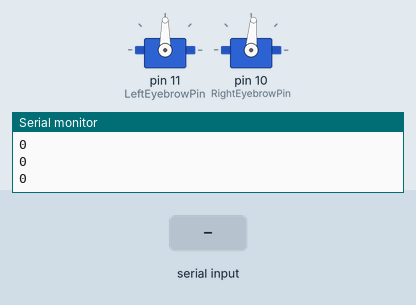
Recording of a sketch running on a simulated Arduino Uno, built with avr-gcc and run on an emulated ATmega328P. Shown: 2 × servo, the last lines printed to the serial monitor. The test bench sets the inputs (shaded band).

Above: at 1.9 s.
2.0 s: "90,45\n" received over Serial
At 2.8 s:
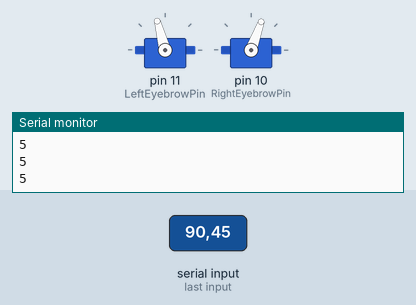
3.5 s: "1\n" received over Serial
At 4.7 s:
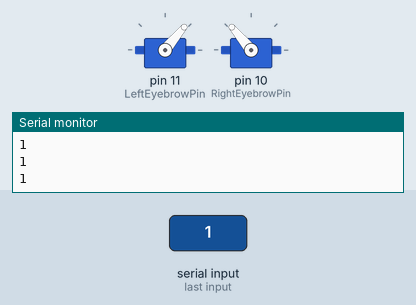
5.0 s: "2\n" received over Serial
At 5.8 s:
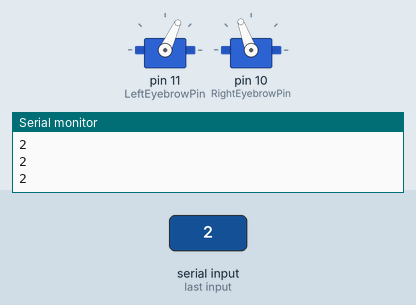
6.5 s: "0\n" received over Serial
At 7.2 s:
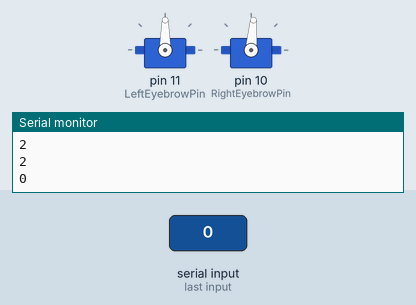
8.0 s: "3\n" received over Serial
At 8.3 s:
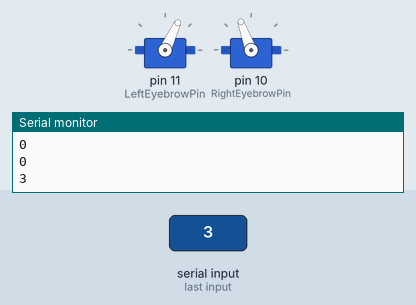
Timing chart, 0 to 10.5 s (numbered marks = the images above; inputs shaded):
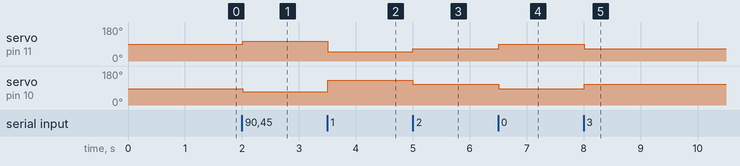

The sketch:

ACTUATORS.ino
```cpp
#include <Servo.h>
#define LeftEyebrowPin 11
#define RightEyebrowPin 10
#define LeftEyebrowDefault 90
#define RightEyebrowDefault 85
Servo LeftEyebrow;
Servo RightEyebrow;
int LeftEyebrowPos = LeftEyebrowDefault;
int RightEyebrowPos = RightEyebrowDefault;
int receivedValue = 0;
int receivedValue_prev = 0;

void Move(int receivedValue) {
  switch (receivedValue) {
    case 0:
    case 99:
      //Neutral
      LeftEyebrowPos = LeftEyebrowDefault;
      RightEyebrowPos = RightEyebrowDefault;
      break;
    case 1:
      //Angry
      LeftEyebrowPos = LeftEyebrowDefault-40;
      RightEyebrowPos = RightEyebrowDefault+45;
      break;
    case 2:
      //Disgusted
      LeftEyebrowPos = LeftEyebrowDefault-25;
      RightEyebrowPos = RightEyebrowDefault+25;
      break;
    case 3:
      //Sad
      LeftEyebrowPos = LeftEyebrowDefault-25;
      RightEyebrowPos = RightEyebrowDefault+25;
      break;
    case 4:
      //Happy
      LeftEyebrowPos = LeftEyebrowDefault+25;
      RightEyebrowPos = RightEyebrowDefault-25;
      break;
    case 5:
      //Scared
      LeftEyebrowPos = LeftEyebrowDefault+15;
      RightEyebrowPos = RightEyebrowDefault-15;
      break;
    case 6:
      //Heart
      LeftEyebrowPos = LeftEyebrowDefault+25;
      RightEyebrowPos = RightEyebrowDefault-25;
      break;
    case 7:
      //Hypnotic
      LeftEyebrowPos = LeftEyebrowDefault-45;
      RightEyebrowPos = RightEyebrowDefault-30;
      break;
    case 8:
      //Sexy
      LeftEyebrowPos = LeftEyebrowDefault+30;
      RightEyebrowPos = RightEyebrowDefault+45;
      break;
    case 9:
      //Demonic
      LeftEyebrowPos = LeftEyebrowDefault-40;
      RightEyebrowPos = RightEyebrowDefault+45;
      break;
    default:
      return;
      break;
  }
  LeftEyebrow.attach(LeftEyebrowPin);
  RightEyebrow.attach(RightEyebrowPin);
  LeftEyebrow.write(LeftEyebrowPos);
  RightEyebrow.write(RightEyebrowPos);
  delay(700);
  LeftEyebrow.detach();
  RightEyebrow.detach();
}

void readSerialPort() {
  if (Serial.available()) {
    receivedValue = Serial.parseInt();
    Serial.flush();
  }
  while (Serial.available()){
    Serial.read();
  }
}

void setup() {
  Serial.begin(9600);
  Move(0);
}

void loop() {
  readSerialPort();
  Serial.println(receivedValue);
  if (receivedValue != receivedValue_prev) {
    receivedValue_prev = receivedValue;
    Move(receivedValue);
  }
  delay(10);
}
```

Measured:
- after the input at 2.0 s, servo on pin 11 (LeftEyebrowPin): 90° → 105° at once; servo on pin 10 (RightEyebrowPin): 85° → 70° at once
- after the input at 3.5 s, servo on pin 11 (LeftEyebrowPin): 105° → 50° at once; servo on pin 10 (RightEyebrowPin): 70° → 130° at once
- after the input at 5.0 s, servo on pin 11 (LeftEyebrowPin): 50° → 65° at once; servo on pin 10 (RightEyebrowPin): 130° → 110° at once
- after the input at 6.5 s, servo on pin 11 (LeftEyebrowPin): 65° → 90° at once; servo on pin 10 (RightEyebrowPin): 110° → 85° at once
- after the input at 8.0 s, servo on pin 11 (LeftEyebrowPin): 90° → 65° at once; servo on pin 10 (RightEyebrowPin): 85° → 110° at once
